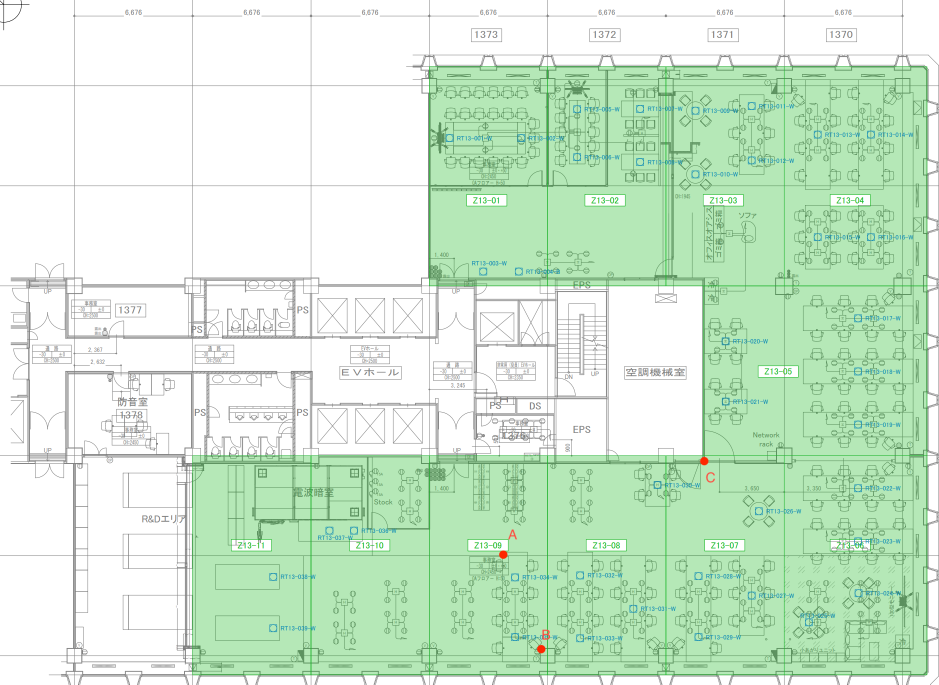
#> input picture data/floormap copy.png, 1878 x 1369 px (shown at 1/2 size)
$ python -i preprocessing.py   (imports and definitions only)
#> lines starting #> are read from the running program, lines starting #| are printed output that depends on the picture; after the words box and inside, x2 and y2 are one past the last pixel; in counts of white or black regions, pixels touching at a corner belong together
"""前処理パイプラインモジュール

OCR精度向上のための画像前処理をパラメタ化して提供。
"""

import logging
from typing import Dict, Optional, Tuple

import cv2
import numpy as np

logger = logging.getLogger(__name__)


# [68 lines left out: functions apply_invert, apply_clahe, apply_resize, not called in this run]


def apply_threshold(
    image: np.ndarray,
    method: str = "otsu",
    block_size: int = 11,
    C: int = 2,
    enabled: bool = True,
) -> np.ndarray:
    """二値化を適用

    Args:
        image: 入力画像（グレースケール）
        method: 二値化方法 ("otsu" または "adaptive")
        block_size: adaptive threshold用のブロックサイズ（奇数）
        C: adaptive threshold用の定数
        enabled: 二値化を有効化するか

    Returns:
        二値化後の画像
    """
    if not enabled:
        return image

    if method == "otsu":
        _, binary = cv2.threshold(image, 0, 255, cv2.THRESH_BINARY + cv2.THRESH_OTSU)
        return binary
    elif method == "adaptive":
        if block_size % 2 == 0:
            block_size += 1  # 奇数に調整
        binary = cv2.adaptiveThreshold(
            image, 255, cv2.ADAPTIVE_THRESH_GAUSSIAN_C, cv2.THRESH_BINARY, block_size, C
        )
        return binary
    else:
        logger.warning(f"未知の二値化方法: {method}。Otsuを使用します。")
        _, binary = cv2.threshold(image, 0, 255, cv2.THRESH_BINARY + cv2.THRESH_OTSU)
        return binary


# [221 lines left out: functions apply_blur, apply_unsharp_mask, apply_morphology, apply_deskew, apply_pipeline, not called in this run]

>>> import cv2
>>> picture = cv2.imread('../data/floormap copy.png', cv2.IMREAD_GRAYSCALE)
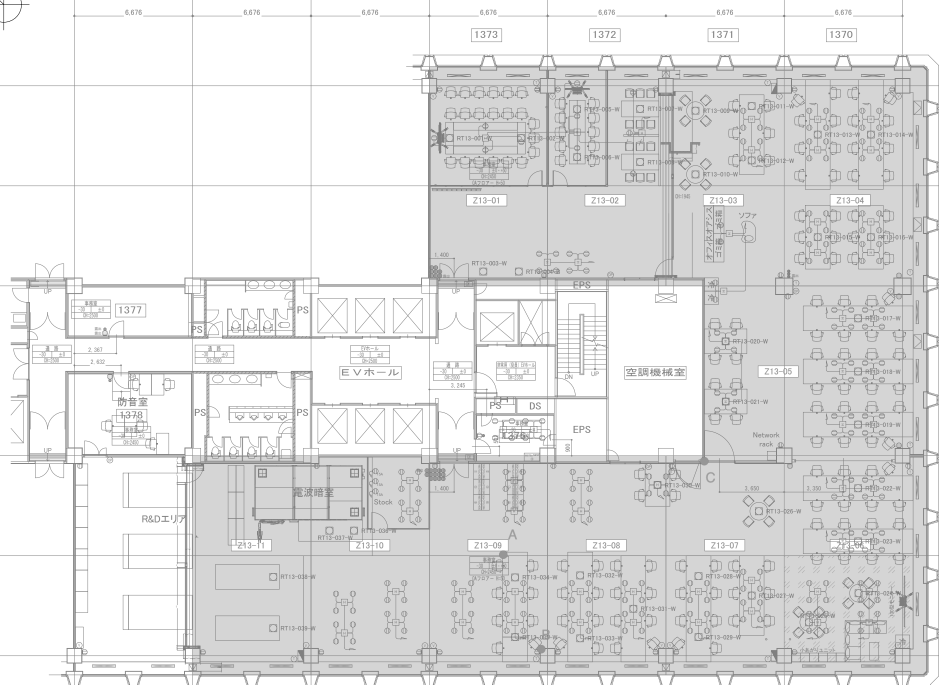
#> picture: shape (1369, 1878) (shown at 1/2 size); min 0, max 255, mean 225.8
>>> result = apply_threshold(picture)
#> in apply_threshold, `_, binary = cv2.threshold(image, 0, 255, cv2.THRESH_BINARY + cv2.THRES..`:
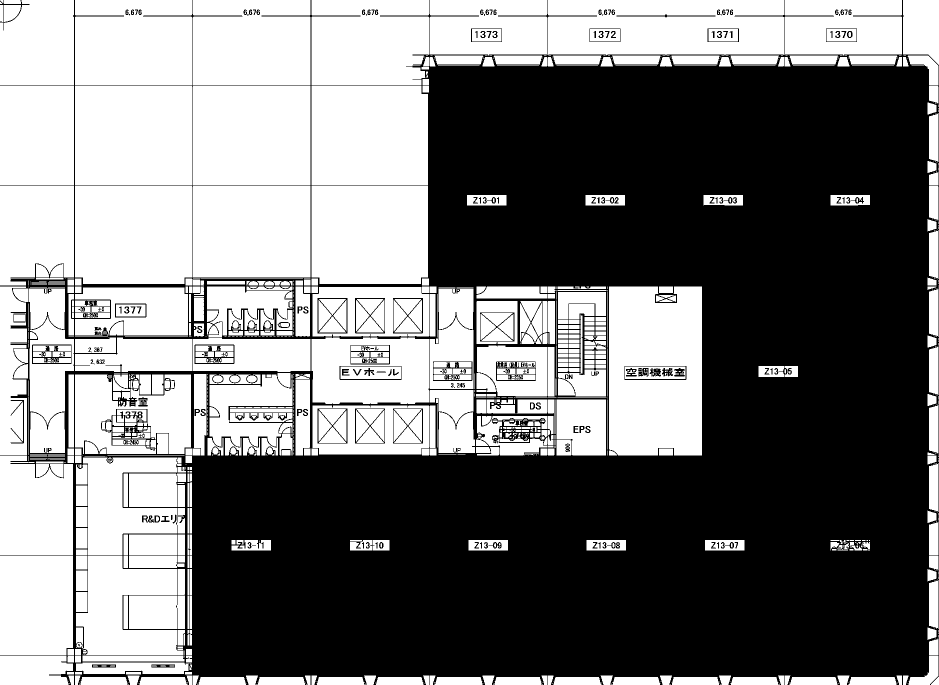
#> binary: shape (1369, 1878) (shown at 1/2 size); 47.6% white; 1373 white regions (706 under 20 px), largest, box (x1, y1, x2, y2) and area: (1218, 573, 1404, 911) 57499, (1096, 0, 1568, 111) 46880, (386, 172, 621, 371) 46765
